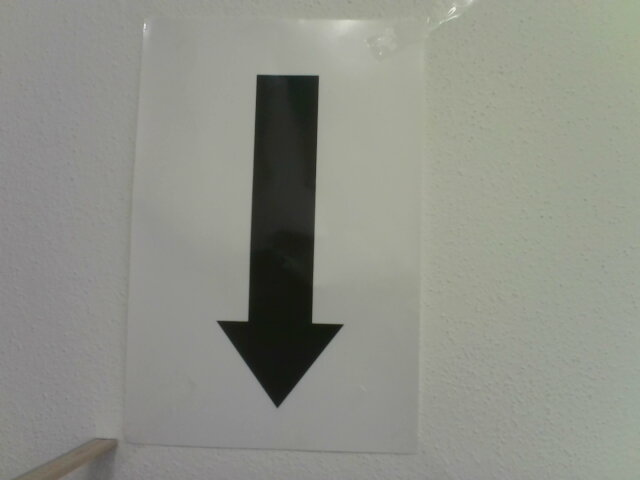
#> input picture 50_cm.jpg, 640 x 480 px
$ python -i extract_features.py   (imports and definitions only)   (older library calls are emulated)
#> lines starting #> are read from the running program, lines starting #| are printed output that depends on the picture; after the words box and inside, x2 and y2 are one past the last pixel; in counts of white or black regions, pixels touching at a corner belong together
#> further down, picture is the input picture: shape (480, 640, 3); mean B, G, R 136.2, 144.7, 142.8
#!/usr/bin/env python3
# -*- coding: utf-8 -*-
"""
Published under GNU General Public License v3.0.

You should have recieved a copy of the license GNU GPLv3.
If not, see
http://www.gnu.org/licenses/

Function to support extraction and sorting of features of arrows.

@author: Uwe Simon
"""
import cv2
import numpy as np

# Constants used for arrow data.
NUM_FEATURES = 14
NUM_POINTS = 5


def find_contours(image):
    """
    Change image with some filters and return contours in changed image.

    The original image gets changed by morphological gradient, then
    dilated, eroded. After that canny and a additional closing are used.
    In the end findContours searches for contours.

    Parameters
    ----------
    image : Mat
        Image used to find contours.

    Returns
    -------
    list
        List of found Contours.

    """
    kernel = np.ones((5, 5), np.uint8)
    image = cv2.morphologyEx(image, cv2.MORPH_GRADIENT, kernel)
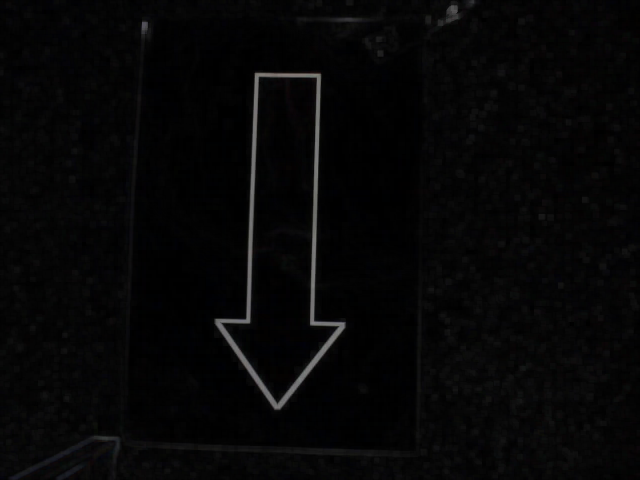
#> image: shape (480, 640, 3); mean of channels 0, 1, 2 6.3, 6, 6; drawn as B, G, R
    dilated = cv2.dilate(image, None, iterations=1)
    filtered = cv2.erode(dilated, None, iterations=1)
    canny = cv2.Canny(filtered, 200, 400)
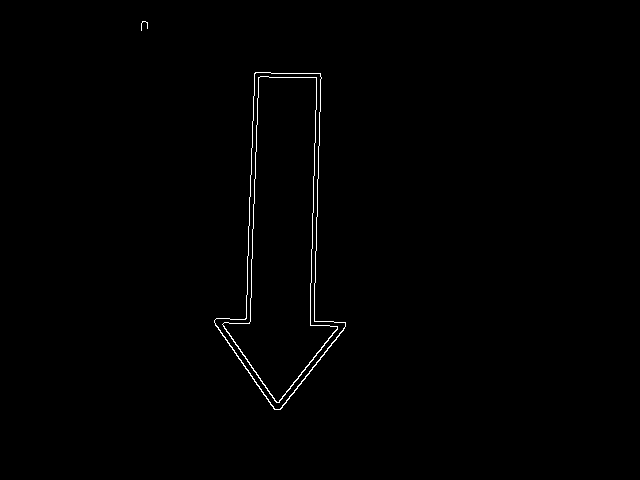
#> canny: shape (480, 640); 0.59% white in thin lines or dots, all inside (x1, y1, x2, y2) = (141, 21, 346, 410)
    dilated = cv2.dilate(canny, None, iterations=1)
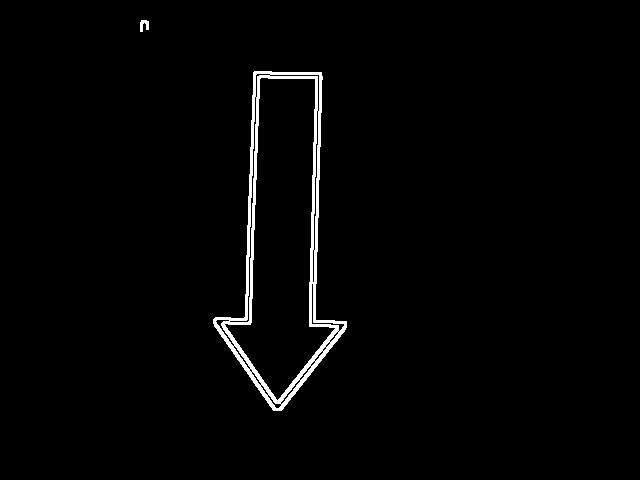
#> dilated: shape (480, 640); 1.8% white; 2 white regions, box (x1, y1, x2, y2) and area: (213, 71, 347, 411) 5497, (140, 20, 149, 32) 73
    filtered = cv2.erode(dilated, None, iterations=1)

    im2, con, hierarchy = cv2.findContours(filtered,
                                           cv2.RETR_TREE,
                                           cv2.CHAIN_APPROX_SIMPLE)
#> con = 5 contours, 1 with area under 20; largest, box (x1, y1, x2, y2) and area: (214, 72, 346, 410) 23050, (214, 72, 346, 410) 22920, (222, 76, 338, 403) 19344, (223, 76, 337, 402) 19225
    return con


# [338 lines left out: functions get_shape_points, prepare_data, get_ranges_and_angles, ranges_in_percentage, data_between_nearest, sort_angles and 4 more, not called in this run]

>>> import cv2
>>> picture = cv2.imread('50_cm.jpg')
>>> result = find_contours(picture)
#> result has the same summary as con in find_contours

$ run again, on 70_cm.jpg
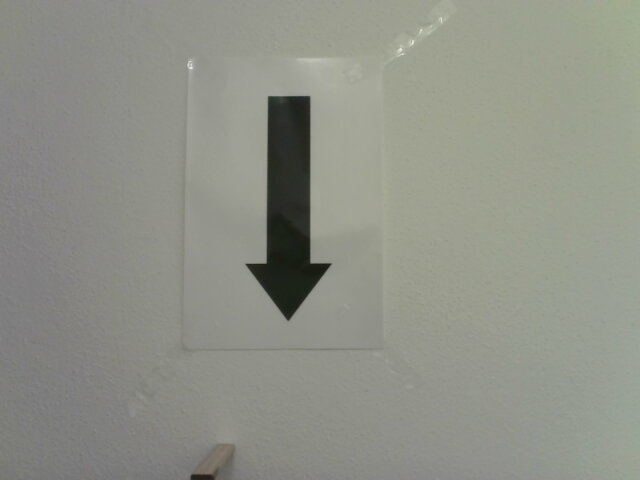
#> input picture 70_cm.jpg, 640 x 480 px
#> picture is the input picture: shape (480, 640, 3); mean B, G, R 135.7, 145.4, 143.3
#> in find_contours, `canny = cv2.Canny(filtered, 200, 400)`:
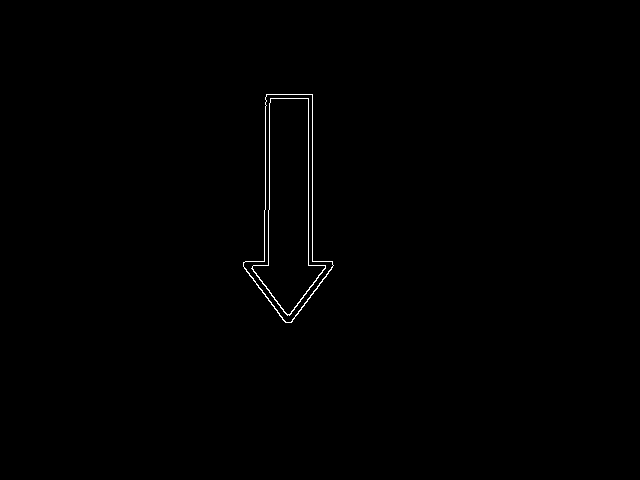
#> canny: shape (480, 640); 0.39% white in thin lines or dots, all inside (x1, y1, x2, y2) = (243, 94, 334, 323)
#> in find_contours, `dilated = cv2.dilate(canny, None, iterations=1)`:
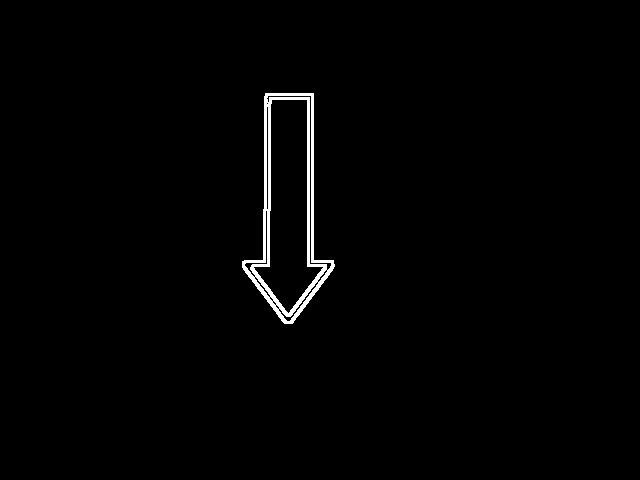
#> dilated: shape (480, 640); 1.2% white; 1 white region, box (x1, y1, x2, y2) and area: (242, 93, 335, 324) 3645
#> con = 3 contours; box (x1, y1, x2, y2) and area: (243, 94, 334, 323) 11037, (252, 98, 325, 315) 8492, (243, 94, 333, 323) 2377
#> result has the same summary as con in find_contours

$ run again, on multiple.jpg
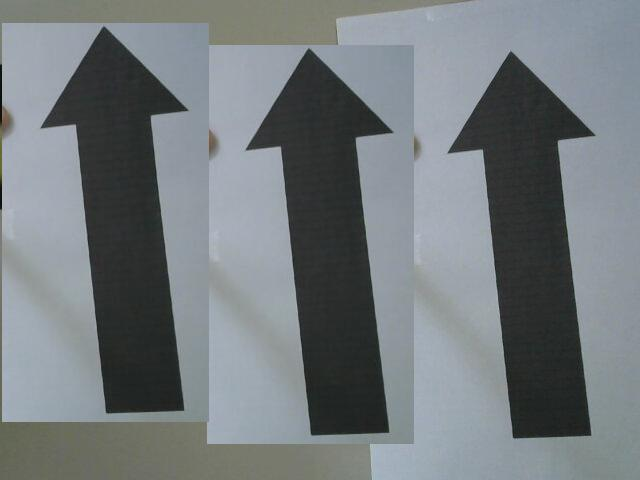
#> input picture multiple.jpg, 640 x 480 px
#> picture is the input picture: shape (480, 640, 3); mean B, G, R 125.5, 122.1, 115.9
#> in find_contours, `canny = cv2.Canny(filtered, 200, 400)`:
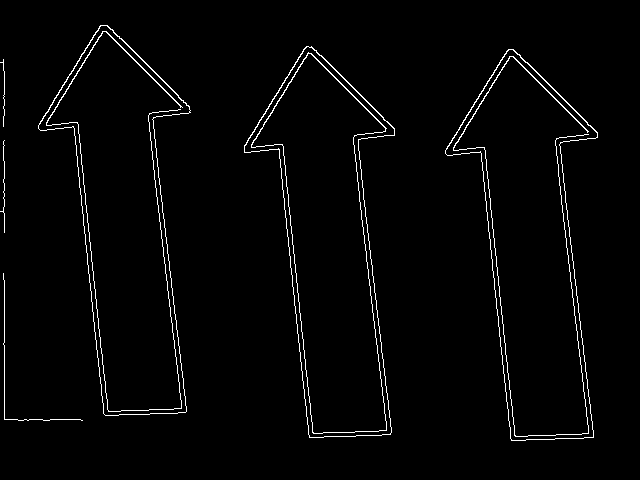
#> canny: shape (480, 640); 2.2% white in thin lines or dots, all inside (x1, y1, x2, y2) = (0, 25, 598, 441)
#> in find_contours, `dilated = cv2.dilate(canny, None, iterations=1)`:
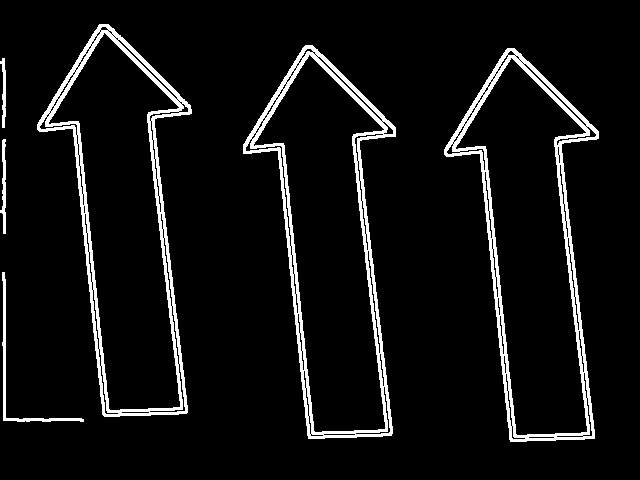
#> dilated: shape (480, 640); 6.9% white; 6 white regions, box (x1, y1, x2, y2) and area: (444, 48, 599, 442) 6632, (37, 24, 192, 417) 6625, (243, 45, 396, 439) 6622, (2, 272, 84, 422) 701, (0, 139, 6, 234) 314, (0, 58, 6, 128) 230
#> con = 14 contours, 3 with area under 20; largest, box (x1, y1, x2, y2) and area: (244, 46, 395, 438) 31942, (445, 49, 598, 441) 31933, (38, 25, 191, 416) 31928, (244, 47, 395, 438) 31793, (251, 52, 387, 434) 27488
#> result has the same summary as con in find_contours
